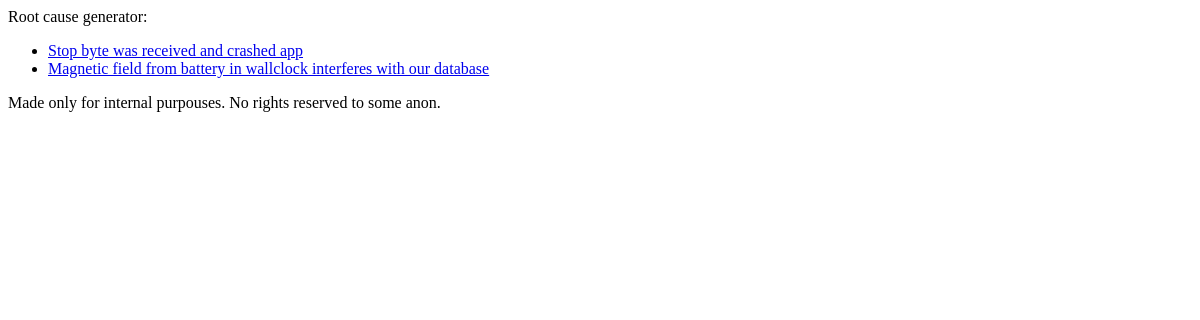
/excuses/, run on an earlier commit of the app's database.
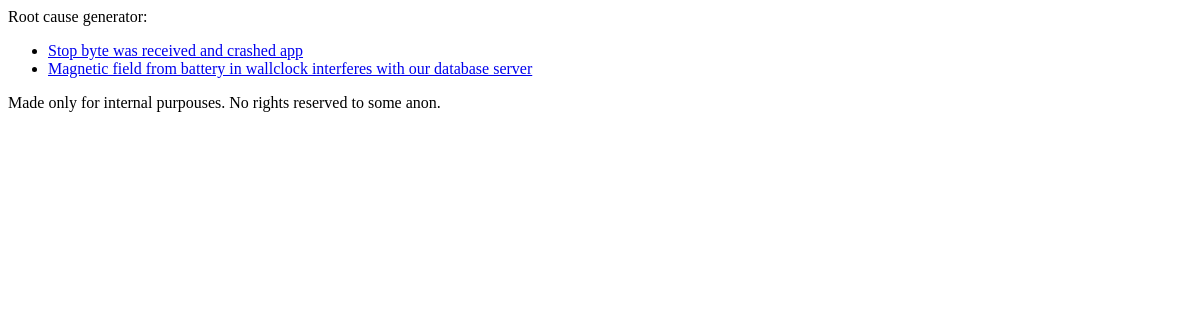
And on a later commit of the database.
### excuses/models.py (models this page shows, shortened)
class RootCause(models.Model):
    cause_text = models.CharField(max_length=500)

### excuses/views.py (the view)
# urls.py: path('', views.index, name='index'),
def index(request):
    latest_excuses_list = RootCause.objects.all()[:10]
    template = loader.get_template('index.html')
    context = {
        'latest_excuses_list': latest_excuses_list,
    }
    return HttpResponse(template.render(context, request))

### excuses/templates/index.html
<p>Root cause generator:</p>
{% if latest_excuses_list %}
    <ul>
    {% for excuse in latest_excuses_list %}
        <li><a href="/excuses/{{ excuse.id }}/">{{ excuse.cause_text }}</a></li>
    {% endfor %}
    </ul>
{% else %}
    <p>No excuses are available.</p>
{% endif %}
<p>Made only for internal purpouses. No rights reserved to some anon.</p>

What changed in the data, as far as the page shows it:
changed RootCause: cause_text "Magnetic field from battery in wallclock interferes with our database" → "Magnetic field from battery in wallclock interferes with our database server"
